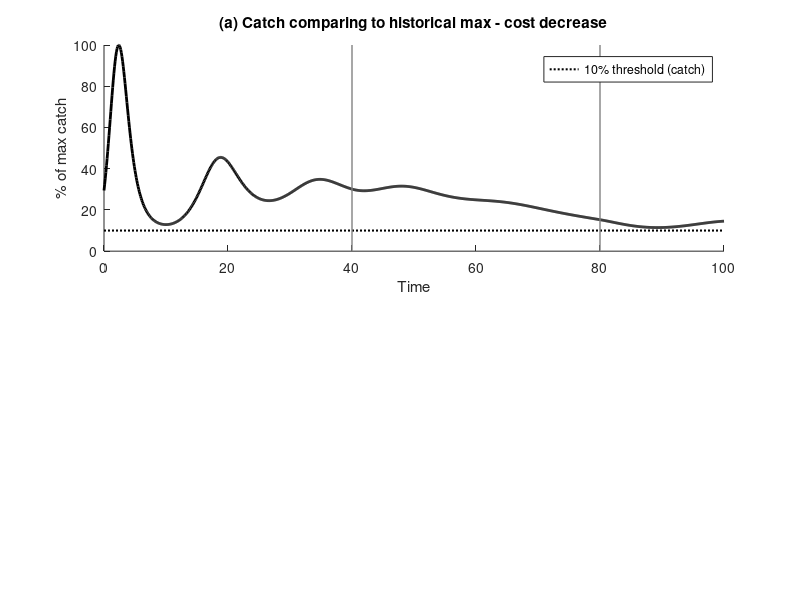

This figure's MATLAB source: (Note: this script raises an error after producing the figure.)
% This code creates Figure B2 and B3
% plot simulation results for cost changing over time.
clear; close all;
clc;

% cd 'C:\Users\NAMEX\Documents\Collapse_simulation'
Fig_num = 'B2'; % choose which Figure to replicate ('B2' or 'B3')
figName_save = 'FigB2_OA_cost_down.png';
% figName_save = 'FigB3_OA_cost_up.png';

%% set model parameters
% logistic growth (pure compensation)
r = 0.5;        % intrinsic growth rate
K = 1 ;         % carrying capacity
F = @(x) (r*x.*(1-x./K)); % growth function

% other parameters
gamma = 1.5;    % speed of adjustment
p = 1 ;         % price
q = 1;          % catchability
Emin = 0;       % minimum effort
E0 = 0.1;       % initial effort

% unit cost of effort: c(t)
dt = 0.1; 
t0 = 0:dt:40;       % initial period
t1 = 40.1:dt:80;      % transition period
t2 = 80.1:dt:100;     % final period
t = [t0 t1 t2];
cost0 = 0.3+0*t0;        % initial period cost

if isequal(Fig_num,'B2') % cost decreases 0.1 in transition period
    cost2 = 0.1+0*t2;
    cost1 = interp1([40 80],[0.3 0.1],t1);
    cost = [cost0 cost1 cost2];
elseif isequal(Fig_num,'B3') % cost increases to 0.95 in transition period
    cost2 = 0.95+0*t2;
    cost1 = interp1([40 80],[0.3 0.95],t1);
    cost = [cost0 cost1 cost2];
else
    fprintf('\n Fig_num out of range. Check user input.\n')
    return
end

%% simulation
Xpath = zeros(1,length(t)); Xpath(1) = K; % stock
Epath = zeros(1,length(t)); Epath(1) = E0; % effort
for i = 2:length(t)
    c = cost(i-1);
    rent = (p*q*Xpath(i-1)-c)*Epath(i-1);
    Epath(i) = max(Emin,Epath(i-1)+gamma*rent*dt);    
    Xpath(i) = Xpath(i-1)+(F(Xpath(i-1))-q*Epath(i)*Xpath(i-1))*dt; 
end

Hpath = q*Epath.*Xpath; % harvest
[Hmax, imax] = max(Hpath); % max historic harvest
Hmin = min(Hpath(imax:end)); % min harvest (after observing max)

Hrate = 100*Hpath./Hmax; % harvest as a percentage to Hmax
clps = (Hrate <= 10); % indicate harvest < 10% Hmax
Xrate = 100*Xpath./K; % stock as a percentage of K

%% generate figure
% set title of plot
if isequal(Fig_num,'B2') % cost decreases in transition period
    tlt_a = '(a) Catch comparing to historical max - cost decrease';
    tlt_b = '(b) Stock comparing to carrying capacity - cost decrease';
else % cost increases in transition period
    tlt_a = '(a) Catch comparing to historical max - cost increase';
    tlt_b = '(b) Stock comparing to carrying capacity - cost increase';
end


figure('Position',[0 0 900 600]);
subplot(2,1,1) % panel (a)
hold on
plot(t,Hrate,'k','LineWidth',2)
h10 = line([0,100],[10,10],'Color','k','LineWidth',1.5,'LineStyle',':');
line([40,40],[0 100],'Color',0.5*[1 1 1],'LineWidth',1)
line([80,80],[0 100],'Color',0.5*[1 1 1],'LineWidth',1)
title(tlt_a)
xlabel('Time'); ylabel('% of max catch');
xlim([0 100]); ylim([0 100]);
lgd = legend(h10,'10% threshold (catch)','Location','northeast');
lgd.EdgeColor = 'none';
hold off

subplot(2,1,2) % panel (b)
hold on
Xrate1m = Xrate; Xrate1m(clps~=0)=nan;
h1m = plot(t,Xrate1m,'b','LineWidth',2.5,...
    'DisplayName','when catch above 10% of maxCatch');
Xrate1n = Xrate; Xrate1n(clps==0)=nan; Xrate1n(1:imax)=nan;
h1n = plot(t,Xrate1n,'r-.','LineWidth',2,...
    'DisplayName','when catch below 10% of maxCatch');
h10 = line([0,100],[10,10],'Color','k','LineWidth',1.5,'LineStyle',':',...
    'DisplayName','10% threshold (stock)');
line([40,40],[0 100],'Color',0.5*[1 1 1],'LineWidth',1)
line([80,80],[0 100],'Color',0.5*[1 1 1],'LineWidth',1)
title(tlt_b)
xlabel('Time'); ylabel('% of carrying capacity');
xlim([0 100]); ylim([0 100]);
lgd = legend([h1m,h1n,h10],'Location','best');
lgd.EdgeColor = 'none';
hold off

%% manually add text to panel (a)
% gtext(sprintf('Initial period\n - correct negatives'))
% gtext('Transition period')
% gtext(sprintf('Final period\n - false negatives/positives'))
%% save figure =============================================
saveas(gcf,figName_save)